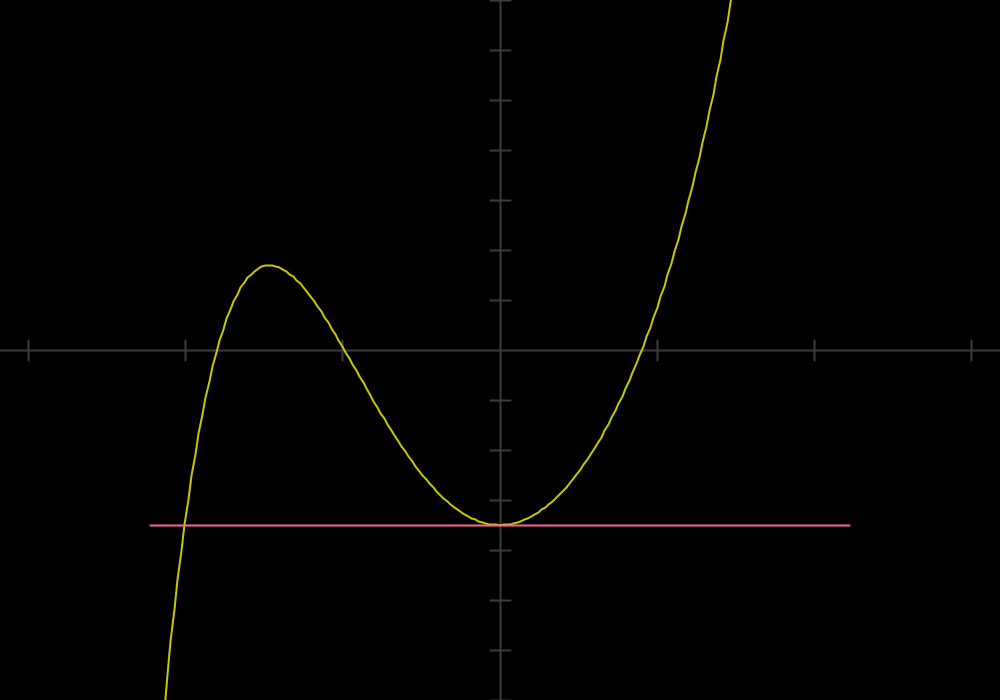
Frame 1 (no input)
Frame 60 (the mouse pressed at the canvas centre just before this capture): identical to frame 1, image omitted
Frame 120 (the mouse held since frame 60 and released just before this capture): identical to frame 1, image omitted

The Processing sketch that drew this single still picture (run headless with seeded random() and noise(); from frame 60 on, the mouse is pressed at the canvas centre):

// Processing sketch: TaylorPolynomials
// ── TaylorPolynomials.pde
float scl = 50;
float period = TWO_PI * 100 / scl;

boolean keyPressedPrev = false;
float iter = 0;

void setup() {
  size(1000, 700);
  render();
}

void draw() {
  if (!keyPressed) {
    keyPressedPrev = false;
  }
}

void keyPressed() {
  if (!keyPressedPrev) {
    if (keyCode == UP) {
      iter++;
    } else if (keyCode == DOWN && iter > 0) {
      iter--;
    }
    keyPressedPrev = true;
    render();
  }
}

void render() {
  background(0);
  noFill();
  strokeWeight(2);
  translate(width / 2, height / 2);
  drawGrid();

  //cosineTarget();
  //taylorCosine(floor(iter));
  //sineTarget();
  //taylorSine(floor(iter));
  randTarget();
  taylorRand(floor(iter));
}


void taylorCosine(int terms) {
  stroke(255, 100, 150);
  beginShape();
  for (float i = -1; i <= 1; i += 0.01) {
    float x = map(i, -1, 1, -period, period);
    // Talor Polynomial --------------------------------------------------------------
    float y = 0;
    for (int t = 0; t <= terms * 2; t += 2) {
      y += pow(-1, t / 2) * 1/fact(t) * pow(x, t);
    }
    vertex(x * scl, -y * scl);
  }
  endShape();
  println("Taylor Polynomial drawn.");
}

void taylorSine(int terms) {
  stroke(255, 100, 150);
  beginShape();
  for (float i = -1; i <= 1; i += 0.01) {
    float x = map(i, -1, 1, -period, period);
    // Talor Polynomial --------------------------------------------------------------
    float y = 0;
    for (int t = 1; t <= terms * 2 + 1; t += 2) {
      y -= pow(-1, 1 - t / 2) * 1/fact(t) * pow(x, t);
    }
    vertex(x * scl, -y * scl);
  }
  endShape();
  println("Taylor Polynomial drawn.");
}

void taylorRand(int terms) {
  stroke(255, 100, 150);
  beginShape();
  for (float x = -1; x <= 1; x += 0.01) {
    // Talor Polynomial --------------------------------------------------------------
    float y = -0.5;
    switch (terms) {
      case 1:
        y += 3 * pow(x, 2);
        break;
      case 2:
        y += 3 * pow(x, 2) - 24/fact(4) * pow(x, 4);
        break;
      case 3:
        y += 3 * pow(x, 2) - 24/fact(4) * pow(x, 4) + 360/fact(5) * pow(x, 5);
        break;
      default:
        break;
    }
    vertex(x * height / 2, -y * height / 2);
  }
  endShape();
  println("Taylor Polynomial drawn.");
}

void cosineTarget() {
  stroke(200, 200, 0);
  beginShape();
  for (float x = -1; x <= 1; x += 0.01) {
    float y = cos(map(x, -1, 1, -period, period)); //  Approximating Cosine ---------
    vertex(x * scl * period, -y * scl);
  }
  endShape();
  println("Cosine Function drawn.");
}

void sineTarget() {
  stroke(200, 200, 0);
  beginShape();
  for (float x = -1; x <= 1; x += 0.01) {
    float y = sin(map(x, -1, 1, -period, period)); //  Approximating Sine ---------
    vertex(x * scl * period, -y * scl);
  }
  endShape();
  println("Sine Function drawn.");
}

void randTarget() {
  stroke(200, 200, 0);
  beginShape();
  for (float x = -1; x <= 1; x += 0.01) {
    float y = 3 * pow(x, 5) - pow(x, 4) + 3 * pow(x, 2) - 0.5; //  Approximating Sine ---------
    vertex(x * height / 2, -y * height / 2);
  }
  endShape();
  println("Random Function drawn.");
}


void drawGrid() {
  stroke(60);
  line(0, -height / 2, 0, height / 2);
  line(-width / 2, 0, width / 2, 0);
  for (float i = PI * scl; i <= width / 2; i += PI * scl) {
    line(i, -10, i, 10);
    line(-i, -10, -i, 10);
  }
  for (float i = scl; i <= height / 2; i += scl) {
    line(-10, i, 10, i);
    line(-10, -i, 10, -i);
  }
}

float fact(float input) {
  float output = 1;
  for (int i = 1; i <= input; i++) {
    output *= i;
  }
  return output;
}

float log10(float arg) {
  return log(arg) / log(10);
}
